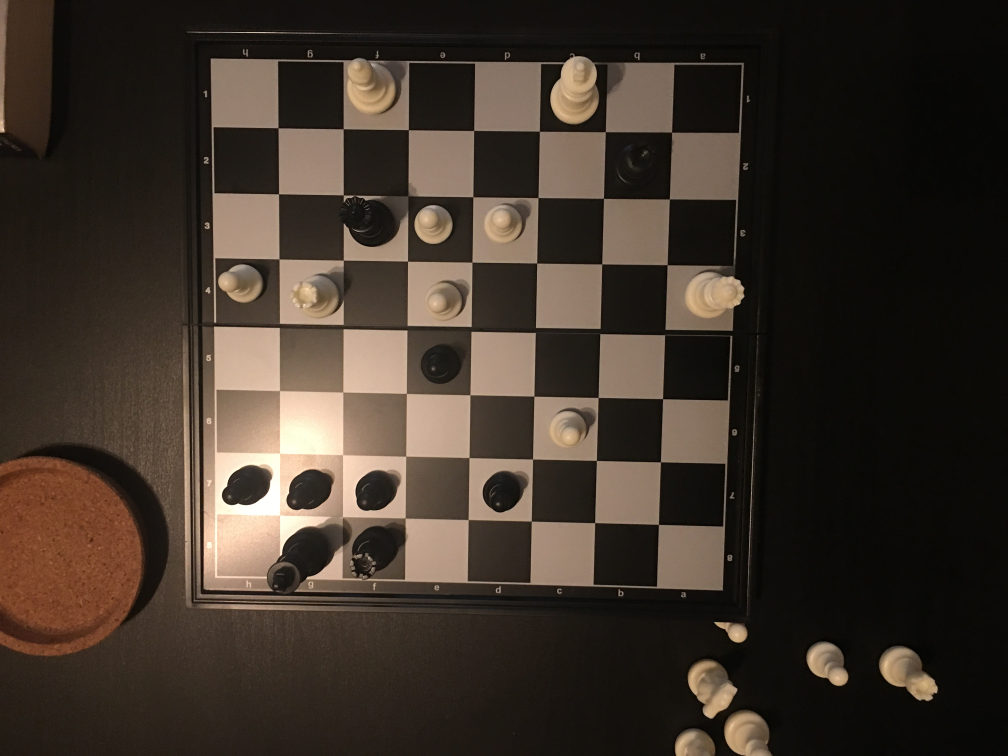
#> input picture computer-vision/data/nashirBoard.JPG, 4032 x 3024 px (shown at 1/4 size)
$ jupyter execute --allow-errors board-detection.ipynb
#> lines starting #> are read from the running program, lines starting #| are printed output that depends on the picture; after the words box and inside, x2 and y2 are one past the last pixel; in counts of white or black regions, pixels touching at a corner belong together
### computer-vision/notebooks/transform.py
"""This code taken from pyimagesearch article.

https://www.pyimagesearch.com/2014/08/25/4-point-opencv-getperspective-transform-example/
"""

import numpy as np
import cv2

def order_points(pts):
    # initialize a list of coordinates that will be ordered
    # such that the first entry in the list is the top-left,
    # the second entry is the top-right, the third is the
    # bottom-right, and the fourth is the bottom-left
    rect = np.zeros((4, 2), dtype = "float32")
    # the top-left point will have the smallest sum, whereas
    # the bottom-right point will have the largest sum
    s = pts.sum(axis=1)
    rect[0] = pts[np.argmin(s)]
    rect[2] = pts[np.argmax(s)]
    # now, compute the difference between the points, the
    # top-right point will have the smallest difference,
    # whereas the bottom-left will have the largest difference
    diff = np.diff(pts, axis=1)
    rect[1] = pts[np.argmin(diff)]
    rect[3] = pts[np.argmax(diff)]
    # return the ordered coordinates
    return rect

def four_point_transform(image, pts):
    # obtain a consistent order of the points and unpack them
    # individually
    rect = order_points(pts)
    (tl, tr, br, bl) = rect
    # compute the width of the new image, which will be the
    # maximum distance between bottom-right and bottom-left
    # x-coordiates or the top-right and top-left x-coordinates
    widthA = np.sqrt(((br[0] - bl[0]) ** 2) + ((br[1] - bl[1]) ** 2))
    widthB = np.sqrt(((tr[0] - tl[0]) ** 2) + ((tr[1] - tl[1]) ** 2))
    maxWidth = max(int(widthA), int(widthB))
    # compute the height of the new image, which will be the
    # maximum distance between the top-right and bottom-right
    # y-coordinates or the top-left and bottom-left y-coordinates
    heightA = np.sqrt(((tr[0] - br[0]) ** 2) + ((tr[1] - br[1]) ** 2))
    heightB = np.sqrt(((tl[0] - bl[0]) ** 2) + ((tl[1] - bl[1]) ** 2))
    maxHeight = max(int(heightA), int(heightB))
    # now that we have the dimensions of the new image, construct
    # the set of destination points to obtain a "birds eye view",
    # (i.e. top-down view) of the image, again specifying points
    # in the top-left, top-right, bottom-right, and bottom-left
    # order
    dst = np.array([
        [0, 0],
        [maxWidth - 1, 0],
        [maxWidth - 1, maxHeight - 1],
        [0, maxHeight - 1]], dtype="float32")
    # compute the perspective transform matrix and then apply it
    M = cv2.getPerspectiveTransform(rect, dst)
    warped = cv2.warpPerspective(image, M, (maxWidth, maxHeight))
    # return the warped image
    return warped

### computer-vision/notebooks/board-detection.ipynb
[cell 1]
from PIL import Image # get the image
import cv2 as cv
import numpy as np
import matplotlib.pyplot as plt

plt.rcParams['figure.figsize'] = [20, 16]

[cell 2]
"""
Parameters used for OpenCv functions
We can find these by playing with the dashboard
"""
gaussian_w = 5 # width of the gaussian filter
gaussian_h = 5 # height of the gaussian filter
sigmaX = 5 # review what this does
canny_minval = 100 # refers to strength of edges
canny_maxval = 200
canny_aperature = 3 # this is the size of the sobel kernel, review sobel kernels

## 1. Get picture of current board

[cell 3]
img_path = "../data/nashirBoard.JPG" # testing with Nashirs board

# # img_path = "../data/move_dataset/game2/empty.jpg"
# img_path = "../data/topdown-board.jpg"

orig_img = np.array(Image.open(img_path)) # need to convert image into a numpy array
#> orig_img is the input picture: shape (3024, 4032, 3); mean R, G, B 61.6, 51.1, 41.6

scale_percent = 20 # percent of original size
width = int(orig_img.shape[1] * scale_percent / 100)
#> width = 806
height = int(orig_img.shape[0] * scale_percent / 100)
#> height = 604
dim = (width, height)
#> dim = (806, 604)

# resize image
img = cv.resize(orig_img, dim, interpolation = cv.INTER_AREA)

# img = orig_img

print(img.shape)
#| (604, 806, 3)

[cell 4]
plt.imshow(img)

## 2. Edge detection

[cell 5]
gray_img = cv.cvtColor(img,cv.COLOR_BGR2GRAY) # convert to gray scale, easier to detect with a gray scale image
blur_img  = cv.GaussianBlur(gray_img,(gaussian_w,gaussian_h),sigmaX) # blurring is important for removing noise

[cell 6]
canny_edges = cv.Canny(blur_img,canny_minval,canny_maxval,canny_aperature) #finds the edges of the image using canny
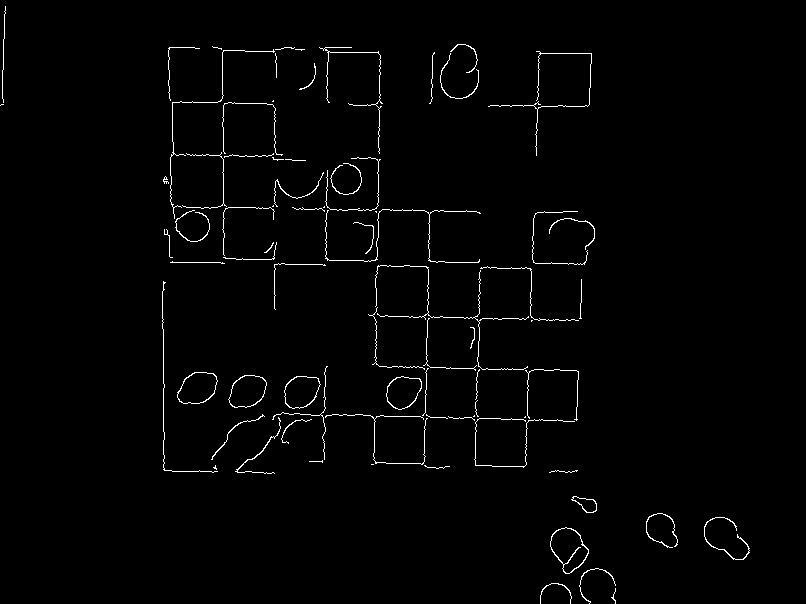
#> canny_edges: shape (604, 806); 1.5% white in thin lines or dots

## 3. Line detection

[cell 7]
hough_lines = cv.HoughLines(canny_edges,1,np.pi/180,150, None, 0, 0) ## review paramters here for drawing the lines
#> hough_lines = [[203, 1.59], [381, 0.0175], [541, 0.0349], [433, 0.0175], [409, 1.59]]

[cell 8]
def draw_lines(img, hough_lines):
    out_img = img.copy()
    # code from opencv to draw lines found from hough transform on an image
    for i in range(0, len(hough_lines)):
        rho = hough_lines[i][0][0]
        theta = hough_lines[i][0][1]
        a = np.cos(theta)
        b = np.sin(theta)
        x0 = a * rho
        y0 = b * rho
        pt1 = (int(x0 + 1000*(-b)), int(y0 + 1000*(a)))
        pt2 = (int(x0 - 1000*(-b)), int(y0 - 1000*(a)))

        out_img = cv.line(out_img, pt1, pt2, (255,255,255), 2, cv.LINE_AA)
#> this loop made 5 passes
#> (rho, theta, a, b, x0, y0, pt1, pt2) on passes 1 to 5: (203, 1.59, -0.0175, 1, -3.54, 203, (-1003, 185), (996, 220)), (381, 0.0175, 1, 0.0175, 380.9, 6.65, (363, 1006), (398, -993)), (541, 0.0349, 0.999, 0.0349, 540.7, 18.88, (505, 1018), (575, -980)), (433, 0.0175, 1, 0.0175, 432.9, 7.56, (415, 1007), (450, -992)), (409, 1.59, -0.0175, 1, -7.14, 408.9, (-1006, 391), (992, 426))
#> pass 1, in draw_lines, `out_img = cv.line(out_img, pt1, pt2, (255,255,255), 2, cv.LINE_AA)`:
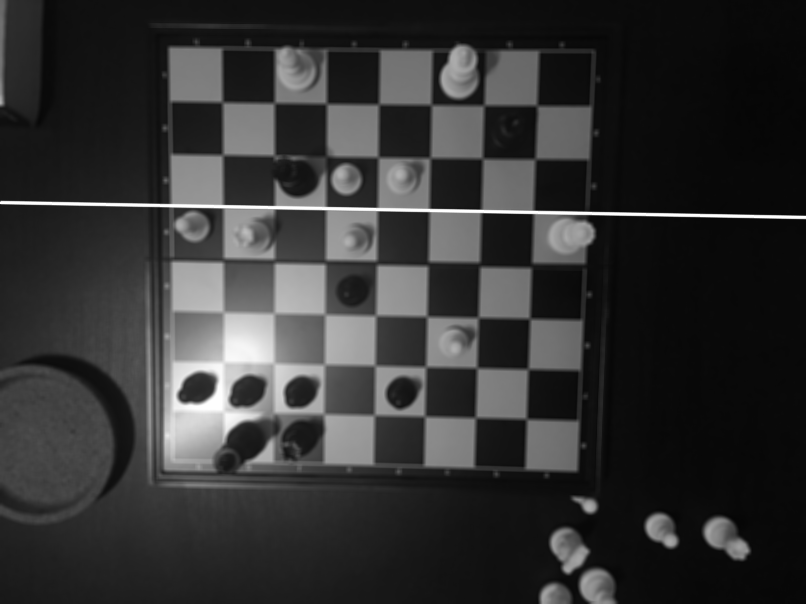
#> out_img: shape (604, 806); min 5, max 255, mean 50.6
#> after the loop:
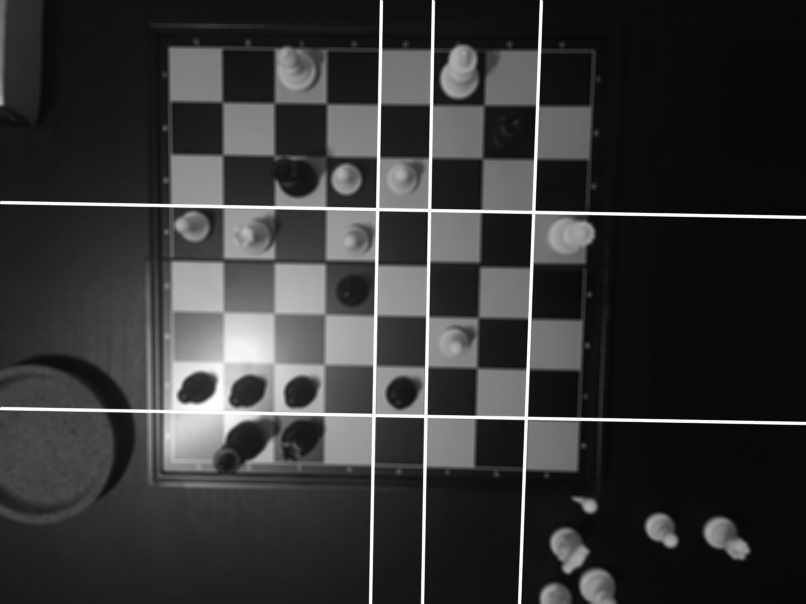
#> out_img: shape (604, 806); min 5, max 255, mean 54
    return out_img

[cell 9]
img_w_lines = draw_lines(blur_img, hough_lines)
# show the image
plt.imshow(img_w_lines, cmap='gray')

## 4. Compute line intersection points

## 5. Find corners of the chess board

#### Using Harris Corner Detector

[cell 10]
# filename = 'chessboard.png'
# img = cv.imread(filename)
corners_img = img.copy()
gray = cv.cvtColor(corners_img,cv.COLOR_BGR2GRAY)
gray = np.float32(gray)
dst = cv.cornerHarris(gray,2,3,0.04)
#result is dilated for marking the corners, not important
dst = cv.dilate(dst,None)
# Threshold for an optimal value, it may vary depending on the image.
corners_img[dst>0.01*dst.max()]=[0,255,0]
#> corners_img: shape (604, 806, 3); mean R, G, B 60.7, 52.9, 40.9
corners_img[dst<=0.01*dst.max()]=[0,0,0]
# cv.imshow('dst',img)
# if cv.waitKey(0) & 0xff == 27:
#     cv.destroyAllWindows()
plt.imshow(corners_img)

#### Using find chessboard corners

[This SO post](https://stackoverflow.com/a/63243150) says that a black and white square chessboard is required for using find chessboard corners, so not necessarily valid for us.

[cell 11]
nline = 9
ncol = 6

chessboard_img = cv.imread("../data/generic-chessboard.jpg")

## processing
#> (the rest of this cell did not finish here and is left out)

[The above SO post](https://stackoverflow.com/a/63243150) recommends the following workflow:
- Apply bilateral filter to smooth the image
- Find corners using `goodFeaturesToTrack` with appropriate parameters

[cell 12]
# Reading the images
gray = cv.cvtColor(img, cv.COLOR_BGR2GRAY)
raw = img.copy()

# Applying a bilateral filter to smooth the image
bilateral_filtered_image = cv.bilateralFilter(gray, 5, 75, 75)

# Find corner points using goodFeaturestoTrack with appropriate parameters
corners_np = cv.goodFeaturesToTrack(bilateral_filtered_image, 4, 0.1, 120)
#> corners_np = [[571, 497], [2, 104], [222, 154], [476, 417]]
corners = [list(corner[0]) for corner in corners_np]
#> corners = [[571, 497], [2, 104], [222, 154], [476, 417]]

for corner in corners:
    cv.circle(raw, (corner[0], corner[1]), 7, (0, 255, 0), 3)
#> this loop made 4 passes
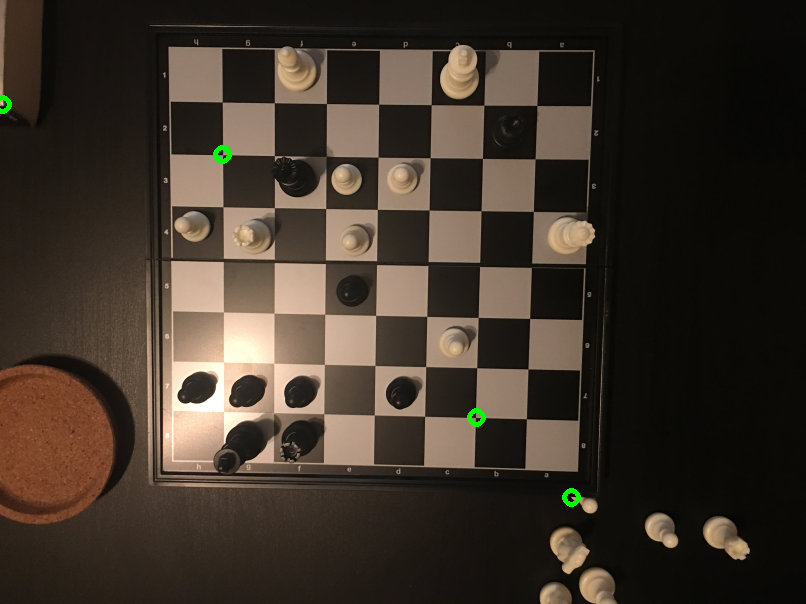
#> raw: shape (604, 806, 3); mean R, G, B 61.5, 51.4, 41.5
plt.imshow(raw)

#### Using findContours

[cell 13]
raw = img.copy()
ret, thresh = cv.threshold(gray, 127, 255, 0)
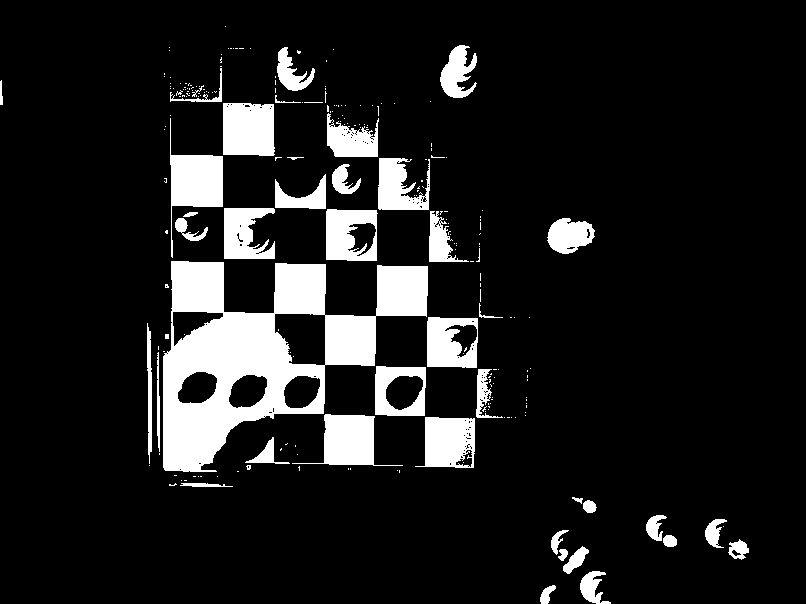
#> thresh: shape (604, 806); 11.5% white; 231 white regions (189 under 20 px)
contours, hierarchy = cv.findContours(thresh, cv.RETR_TREE, cv.CHAIN_APPROX_SIMPLE)
#> contours = 376 contours, 327 with area under 20; largest, box (x1, y1, x2, y2) and area: (163, 261, 428, 472) 29443, (170, 118, 223, 258) 2598, (223, 103, 275, 156) 2542, (326, 209, 378, 261) 2490, (427, 317, 478, 368) 2399
# print(contours)

# # draw all
cv.drawContours(raw, contours, -1, (0,255,0), 3)
#> raw: shape (604, 806, 3); mean R, G, B 50.3, 62, 33.5

# draw max

# c = max(contours, key=cv.contourArea)
# x, y, w, h = cv.boundingRect(c)

# draw the biggest contour (c) in green
# cv.drawContours(raw, [c], -1, (0,255,0), 3)

plt.imshow(raw)

#### Using color thresholding on corners

[cell 14]
img_path = "../data/color-thresh-corners.JPG"

bgr_img = cv.imread(img_path)
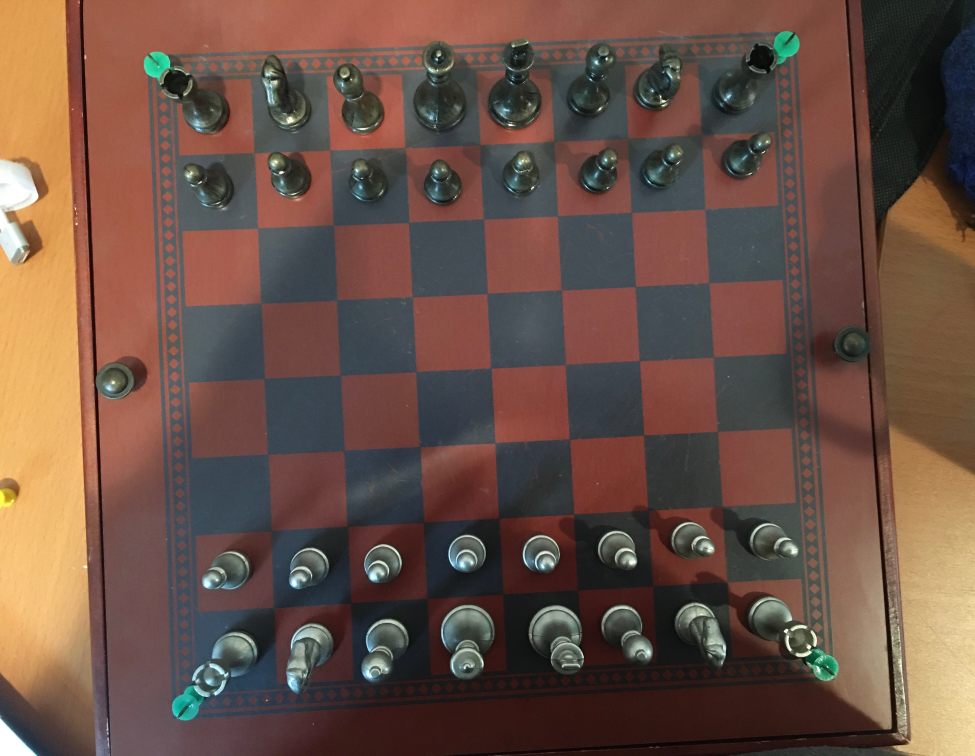
#> input picture computer-vision/data/color-thresh-corners.jpg, 3899 x 3024 px, found by its file name (shown at 1/4 size)
#> bgr_img is the input picture: shape (3024, 3899, 3); mean B, G, R 70.1, 81.5, 106.8

scale_percent = 20 # percent of original size
width = int(bgr_img.shape[1] * scale_percent / 100)
#> width = 779
height = int(bgr_img.shape[0] * scale_percent / 100)
dim = (width, height)
#> dim = (779, 604)

# resize image
bgr_img = cv.resize(bgr_img, dim, interpolation = cv.INTER_AREA)
#> bgr_img: shape (604, 779, 3)

b, g, r = cv.split(bgr_img)
rgb_img = cv.merge([r, g, b])

# img = orig_img

plt.imshow(rgb_img)

[cell 15]
# plt.imshow(rgb_img[40:65,110:140])
# plt.show()

lo6 = [20, 150, 80]
lo = lo6

hi6 = [105, 245, 169]
hi = hi6

out1 = cv.inRange(rgb_img, np.array(lo), np.array(hi))
#> out1: shape (604, 779); 0.19% white; 23 white regions (17 under 20 px)
plt.imshow(out1)
plt.show()

[cell 16]
raw = out1.copy()
blank = np.zeros(out1.shape)
# ret, thresh = cv.threshold(gray, 127, 255, 0)
contours, hierarchy = cv.findContours(out1, cv.RETR_TREE, cv.CHAIN_APPROX_SIMPLE)
#> contours = 29 contours, 23 with area under 20; largest, box (x1, y1, x2, y2) and area: (619, 25, 639, 51) 242, (115, 42, 136, 64) 228, (144, 560, 160, 575) 74, (139, 548, 155, 566) 56, (651, 519, 670, 538) 44, (651, 537, 665, 543) 22
# print(contours)

# # draw all
# cv.drawContours(raw, contours, -1, 156, 3)

# draw max

sorted_contours = sorted(contours, key=cv.contourArea)
#> sorted_contours has the same summary as contours
# [6 lines of commented-out code are left out]
cv.drawContours(blank, contours[-8:], -1, 156, 3)
#> blank: shape (604, 779) float64; values 0 (black) and 156 (white), 0.17% white; 2 white regions, box (x1, y1, x2, y2) and area: (617, 23, 641, 53) 425, (113, 40, 138, 66) 392
plt.imshow(blank)
plt.show()

#### Using simpleblobdetector

[cell 17]
# HSV color bounds for white blobs
white_lower = np.array([0,0,160])
white_upper = np.array([255,25,255])

boardHSV = cv.cvtColor(img, cv.COLOR_BGR2HSV)
#> boardHSV: shape (604, 806, 3); mean H, S, V 102.4, 89.2, 61.7
mask = cv.inRange(boardHSV, white_lower, white_upper)
#> mask: shape (604, 806); 0.17% white; 5 white regions (2 under 20 px), largest, box (x1, y1, x2, y2) and area: (183, 363, 224, 412) 674, (224, 355, 240, 362) 84, (224, 412, 233, 422) 51

[cell 18]
plt.imshow(mask)

#### Hard code image corners

[cell 19]
corners = [(168,46), (593,51), (172,460), (578,472)]
circle_img = img.copy()
for corner in corners:
    circle_img = cv.circle(circle_img, corner, 4, (255, 0, 0), -1)
#> circle_img: shape (604, 806, 3); mean R, G, B 61.7, 51.1, 41.5
plt.imshow(circle_img)

## 6. Compute transformation matrix from corners to constant image dimension (e.g. 800x800)

[cell 20]
import transform

[cell 21]
trans_img = transform.four_point_transform(img, transform.order_points(np.array(corners)))
#> in order_points, `s = pts.sum(axis=1)`: s = [214, 644, 632, 1050]
#> in order_points, `diff = np.diff(pts, axis=1)`: diff = [-122, -542, 288, -106]
#> in four_point_transform, `rect = order_points(pts)`: rect = [[168, 46], [593, 51], [578, 472], [172, 460]]
#> in four_point_transform, `(tl, tr, br, bl) = rect`: tl = [168, 46]; tr = [593, 51]; br = [578, 472]; bl = [172, 460]
#> in four_point_transform, `widthA = np.sqrt(((br[0] - bl[0]) ** 2) + ((br[1] - bl[1]) ** 2))`: widthA = 406.2
#> in four_point_transform, `widthB = np.sqrt(((tr[0] - tl[0]) ** 2) + ((tr[1] - tl[1]) ** 2))`: widthB = 425
#> in four_point_transform, `heightA = np.sqrt(((tr[0] - br[0]) ** 2) + ((tr[1] - br[1]) ** 2))`: heightA = 421.3
#> in four_point_transform, `heightB = np.sqrt(((tl[0] - bl[0]) ** 2) + ((tl[1] - bl[1]) ** 2))`: heightB = 414
#> in four_point_transform, `maxHeight = max(int(heightA), int(heightB))`: maxHeight = 421
#> in four_point_transform, `dst = np.array([ [0, 0], [maxWidth - 1, 0], [maxWidth - 1, maxHeight -..`: dst = [[0, 0], [424, 0], [424, 420], [0, 420]]
#> in four_point_transform, `M = cv2.getPerspectiveTransform(rect, dst)`: M = [[1.02, -0.00984, -170.7], [-0.0114, 0.972, -42.8], [4.44e-05, -0.000107, 1]]
#> in four_point_transform, `warped = cv2.warpPerspective(image, M, (maxWidth, maxHeight))`:
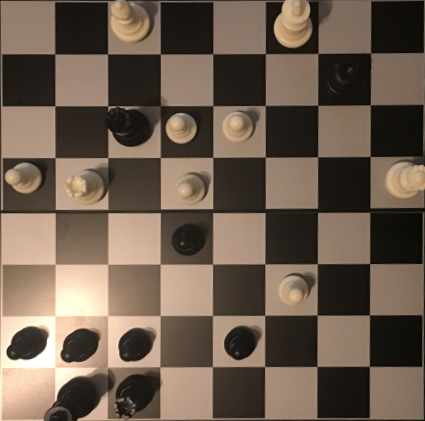
#> warped: shape (421, 425, 3); mean R, G, B 109.2, 93.1, 78.8

[cell 22]
plt.imshow(trans_img)

## 7. Transform/crop/resize image based on transformation matrix

[cell 23]
dim = (800, 800)
reduc_trans_img = cv.resize(trans_img, dim, interpolation = cv.INTER_AREA)

## 8. Segment board into 64 squares

[cell 24]
squaresize = int(dim[0] / 8)
squares = [[None for _ in range(8)] for _ in range(8)]
for i in range(8):
    for j in range(8):
        squares[i][j] = reduc_trans_img[i * squaresize: (i + 1) * squaresize, j * squaresize: (j + 1) * squaresize, :]
#> after the loop, squares = 8 items

[cell 25]
square_colors = [[None for _ in range(8)] for _ in range(8)]
is_white = True
for i in range(8):
    for j in range(8):
        square_colors[i][j] = 'w' if is_white else 'b'
        is_white = not is_white
    is_white = not is_white

[cell 26]
plt.rcParams['figure.figsize'] = [10, 10]
for i in range(8):
    plt.subplot(1,8,1)
    for j in range(8):
        ax = plt.subplot(1,8,j+1)
#         print(square_colors[i][j])
        ax.imshow(squares[i][j])
        ax.set_xticklabels([])
        ax.set_xticks([])
        ax.set_yticklabels([])
        ax.set_yticks([])
    plt.show()
#> this loop made 8 passes
#> pass 1, `plt.show()`:
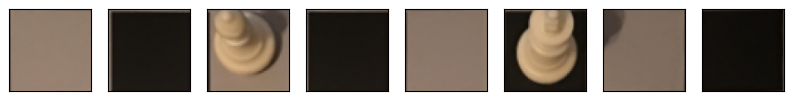
#> figure drawn by matplotlib, 8 panels

## 9. For each square

### a. Check if square is occupied

Test on sample occupied and sample unoccupied

#### Occupied

[cell 27]
row_o, col_o = 0, 2
sq, color = squares[row_o][col_o], square_colors[row_o][col_o]
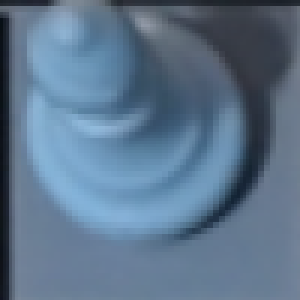
#> sq: shape (100, 100, 3) (shown 3 times larger); mean of channels 0, 1, 2 140.7, 116.8, 92.9; drawn as B, G, R
#> color = 'w'
plt.imshow(sq)
plt.title(f"color: {color}")

[cell 28]
col = sq[60][40]
#> col = [200, 163, 120]
print(col)
#| [200 163 120]
print(type(col[0]))
#| <class 'numpy.uint8'>

lb = np.array((30, 30, 30), dtype=np.uint8)
print(lb)
print(type(lb[0]))

out1 = cv.inRange(sq, lb, col)
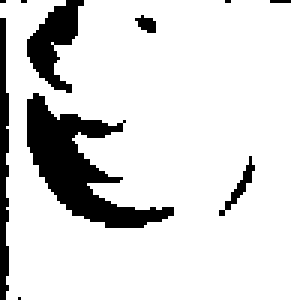
#> out1: shape (100, 100) (shown 3 times larger); 85.7% white; 10 black regions (5 under 20 px), largest, box (x1, y1, x2, y2) and area: (9, 31, 58, 76) 821, (9, 0, 28, 31) 284, (0, 6, 3, 100) 230, (73, 52, 85, 72) 53, (45, 5, 52, 11) 27
out2 = cv.bitwise_not(out1)
plt.imshow(out1)
plt.show()
plt.imshow(out2)
plt.show()
